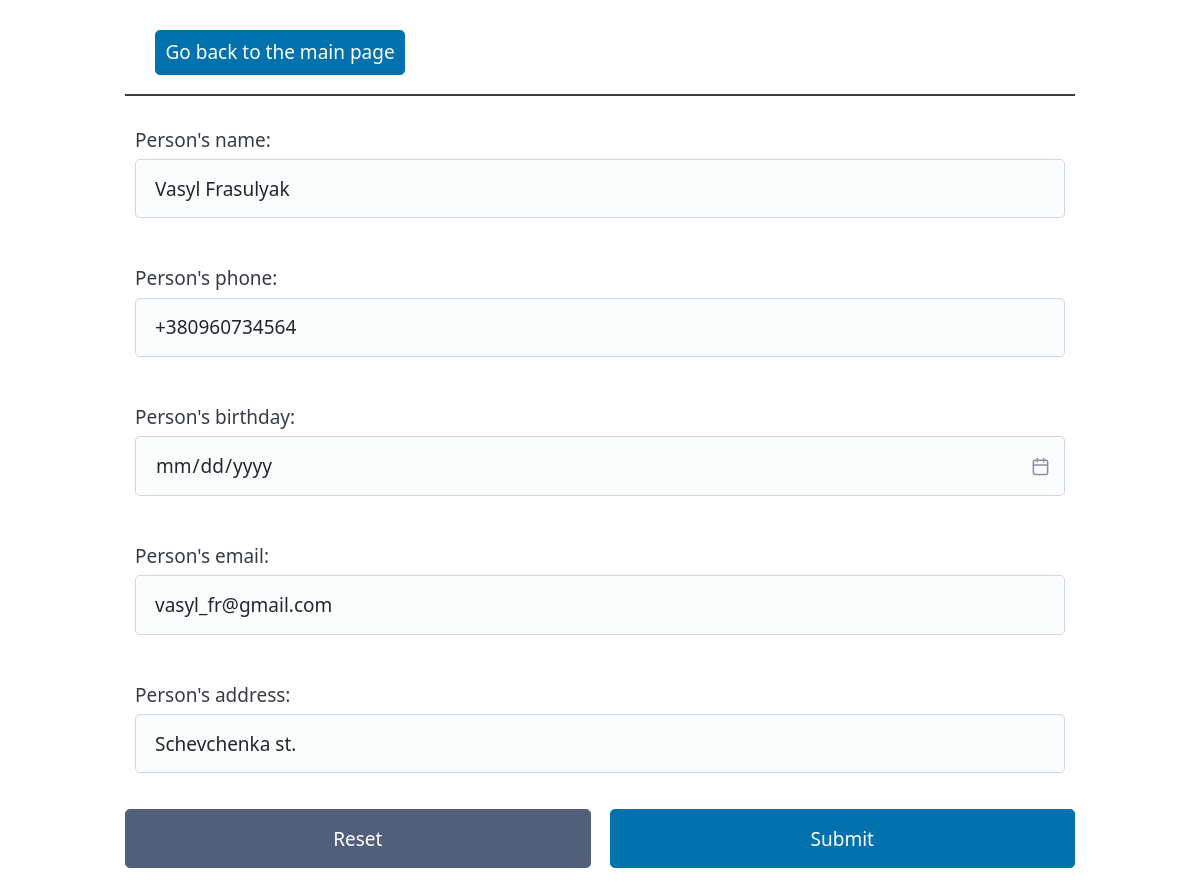
Screenshot of /contact_update/4 with the database file from the repository.
### src/entity/models.py (models this page shows)
class Contact(db.Model):
    __tablename__ = "contacts"
    id = db.Column(db.Integer, primary_key=True)
    name = db.Column(db.String(50), nullable=False, unique=True)
    birthday = db.Column(db.DateTime)
    email = db.Column(db.String(50), unique=True)
    phone = db.Column(db.String(20), unique=True)
    address = db.Column(db.String(70))

### src/routes.py (the view, shortened to what this page needs)
@app.route('/contact_update/<cont_id>', strict_slashes=False, methods=['GET', 'POST'])
def update_contact(cont_id):
    return render_template('contact_update.html', contact=contacts_rp.get_contact_by_id(cont_id))

### src/repository/contacts_rp.py (called while the page is built)
def get_contact_by_id(cont_id):
    return db.session.query(models.Contact).filter(models.Contact.id == cont_id).first()

### src/templates/contact_update.html (shortened to what this page needs)
<!DOCTYPE html>
<html lang="en">
  <head>
    <link rel="stylesheet" href="https://unpkg.com/@picocss/pico@latest/css/pico.min.css"/>
  </head>
  <body>
    <main class="container">
      <nav style="margin-bottom: 20px; border-bottom: 2px solid; padding-left: 30px">
        <ul>
          <li><a href="/" role="button"> Go back to the main page </a></li>
        </ul>
      </nav>
      <form method="POST" action="/contact_update/{{contact.id}}">
        <div style="padding: 10px">
          <label>Person's name:
            <input type="text" name="name" value="{{contact.name}}" required />
          </label>
        </div>
        <div style="padding: 10px">
          <label>Person's phone:
            <input type="text" name="phone" value="{{contact.phone}}" required />
          </label>
        </div>
        <div style="padding: 10px">
          <label>Person's birthday:
            <input type="date" name="birthday" value="{{contact.birthday}}" required />
          </label>
        </div>
        <div style="padding: 10px">
          <label>Person's email:
            <input type="email" name="email" value="{{contact.email}}" required />
          </label>
        </div>
        <div style="padding: 10px">
          <label>Person's address:
            <input type="text" name="address" value="{{contact.address}}" required />
          </label>
        </div>
        <div class="grid">
          <button type="reset" class="secondary">Reset</button>
          <button type="submit">Submit</button>
        </div>
      </form>
    </main>
  </body>
</html>

### rows the page displays
Contact: name "Vasyl Frasulyak", phone "+380960734564", email "vasyl_fr@gmail.com", address "Schevchenka st."
